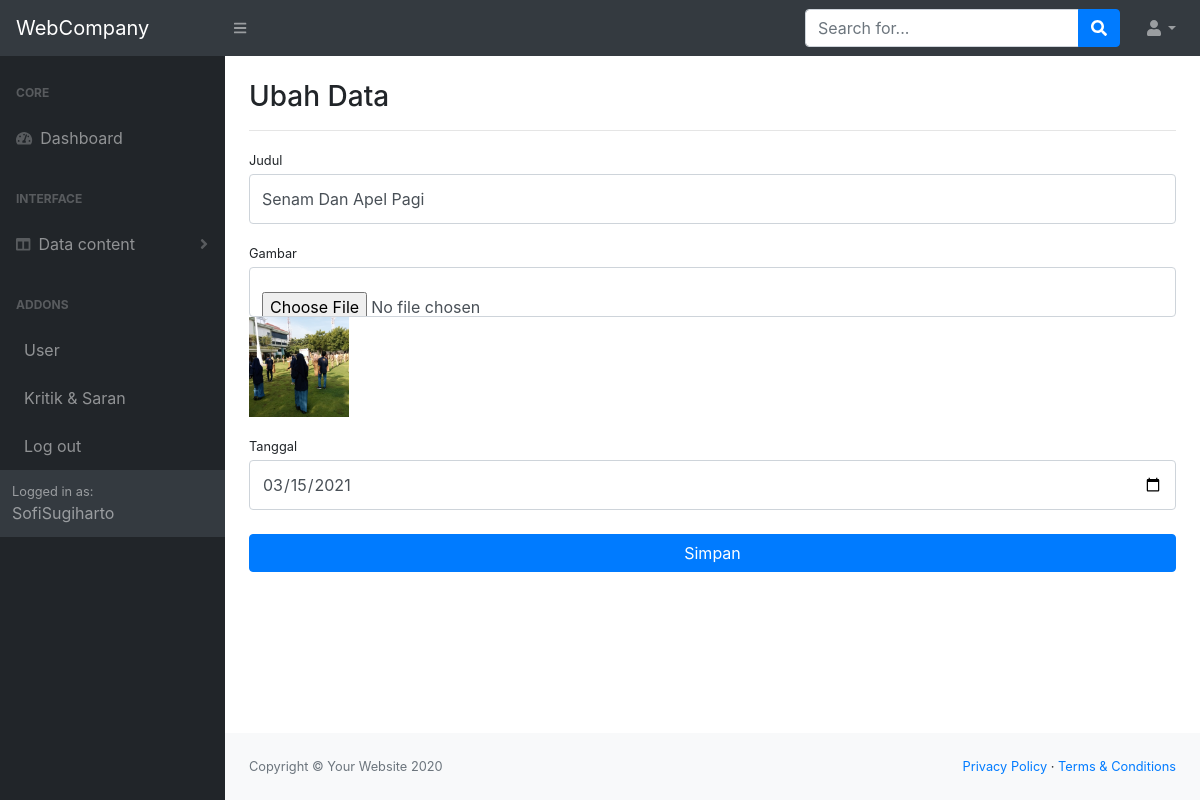
Screenshot of /admin/?hal=ubahgaleri&id=9 (signed in) with the database file from the repository.
### tables this page shows
CREATE TABLE `galeri` (
  `id_galeri` int(11) NOT NULL,
  `judul_galeri` text NOT NULL,
  `gambar` text NOT NULL,
  `tanggal` date NOT NULL,
  `id_user` int(11) NOT NULL
);

### admin/pages/ubahgaleri.php (the view, shortened to what this page needs)
<?php
    $id = $_GET['id'];
    $sql = "SELECT * FROM galeri WHERE id_galeri = '$id'";
    $q = mysqli_query($k,$sql);
    $r = mysqli_fetch_assoc($q);
?>
<h3 class="mt-4">Ubah Data</h3>
<hr>
<form method="post" action="" enctype="multipart/form-data">
            <div class="form-row">
                <div class="col-md-12">
                    <div class="form-group">
                        <label class="small mb-1" >Judul</label>
                        <input name="txtjudul"  value="<?=$r['judul_galeri']?>" class="form-control py-4" type="text" placeholder="Masukkan Judul" />
                    </div>
                </div>
            </div>
            <div class="form-group">
                <label class="small mb-1" >Gambar</label>
                <input name="txtgambar" class="form-control py-4" type="file">
                <img src="../gambar/<?=$r['gambar']?>" alt="" width="100" height="100">
            </div>
            <div class="form-group">
                <label class="small mb-1" >Tanggal</label>
                <input name="txttanggal"  value="<?=$r['tanggal']?>" class="form-control py-4" type="date" />
            </div>
            <div class="form-group mt-4 mb-0">
                <input type="submit" value="Simpan" name="simpan" class="btn btn-primary btn-block">
            </div>
</form>

### rows the page displays
galeri: txtjudul "Senam Dan Apel Pagi", gambar (picture), txttanggal "03/15/2021"

### other values shown
$_SESSION['namauser'] "SofiSugiharto"
